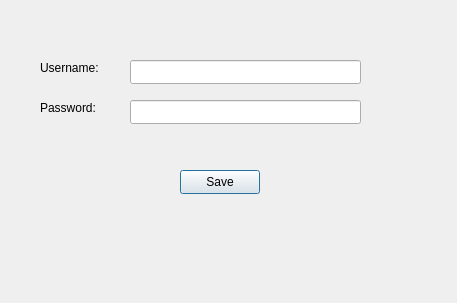
<?xml version="1.0" encoding="UTF-8"?>
<ui version="4.0">
 <class>AddPasswordDialog</class>
 <widget class="QDialog" name="AddPasswordDialog">
  <property name="geometry">
   <rect>
    <x>0</x>
    <y>0</y>
    <width>457</width>
    <height>303</height>
   </rect>
  </property>
  <property name="windowTitle">
   <string>Dialog</string>
  </property>
  <widget class="QLineEdit" name="passwordLine">
   <property name="geometry">
    <rect>
     <x>130</x>
     <y>100</y>
     <width>231</width>
     <height>24</height>
    </rect>
   </property>
  </widget>
  <widget class="QLineEdit" name="usernameLine">
   <property name="geometry">
    <rect>
     <x>130</x>
     <y>60</y>
     <width>231</width>
     <height>24</height>
    </rect>
   </property>
  </widget>
  <widget class="QLabel" name="label">
   <property name="geometry">
    <rect>
     <x>40</x>
     <y>60</y>
     <width>71</width>
     <height>16</height>
    </rect>
   </property>
   <property name="text">
    <string>Username:</string>
   </property>
  </widget>
  <widget class="QLabel" name="label_2">
   <property name="geometry">
    <rect>
     <x>40</x>
     <y>100</y>
     <width>71</width>
     <height>16</height>
    </rect>
   </property>
   <property name="text">
    <string>Password: </string>
   </property>
  </widget>
  <widget class="QPushButton" name="saveButton">
   <property name="geometry">
    <rect>
     <x>180</x>
     <y>170</y>
     <width>80</width>
     <height>24</height>
    </rect>
   </property>
   <property name="text">
    <string>Save</string>
   </property>
  </widget>
 </widget>
 <resources/>
 <connections/>
</ui>
